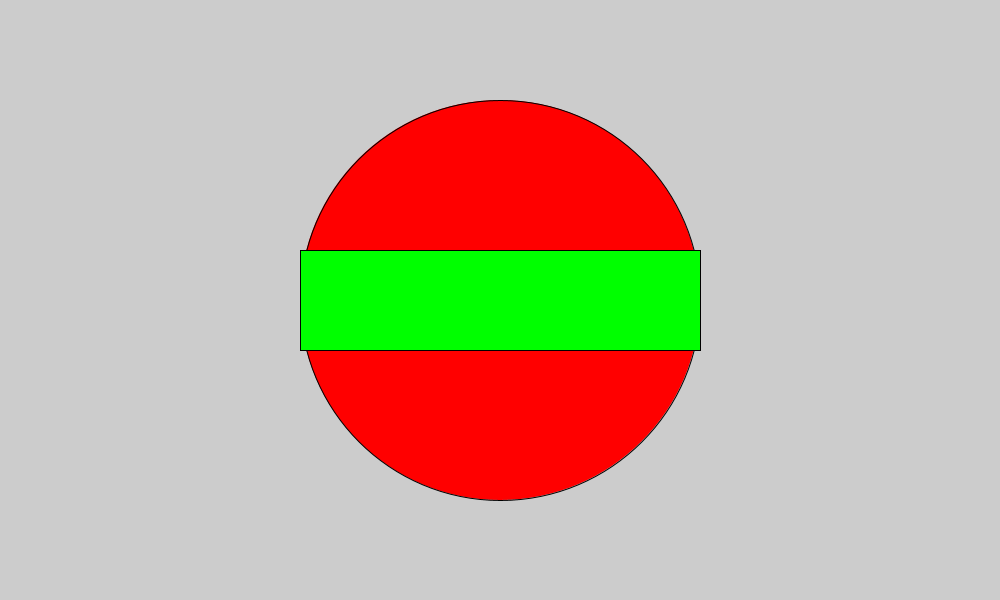
Frame 1 (no input)
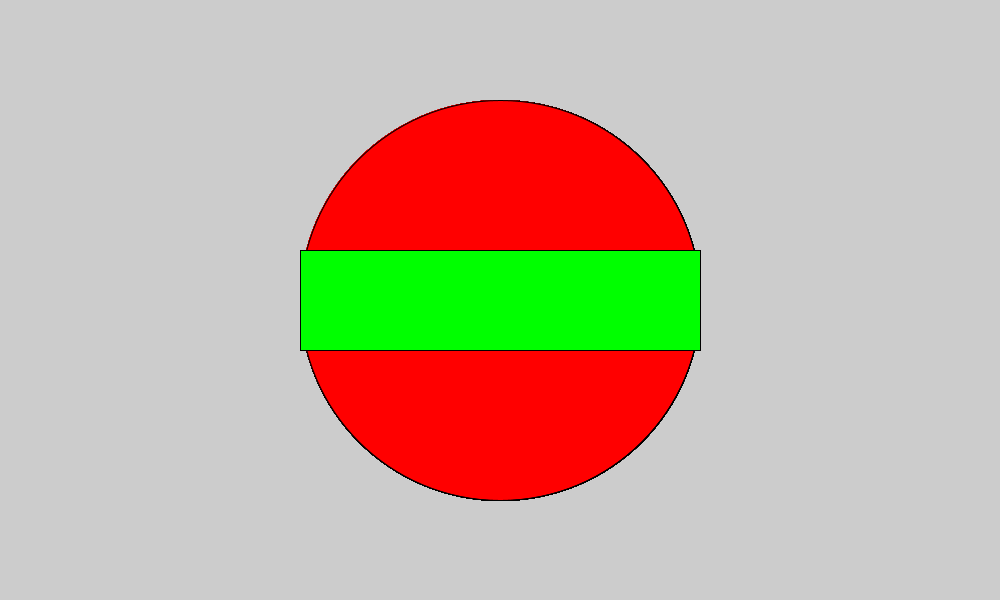
Frame 60 (the mouse pressed at the canvas centre just before this capture)
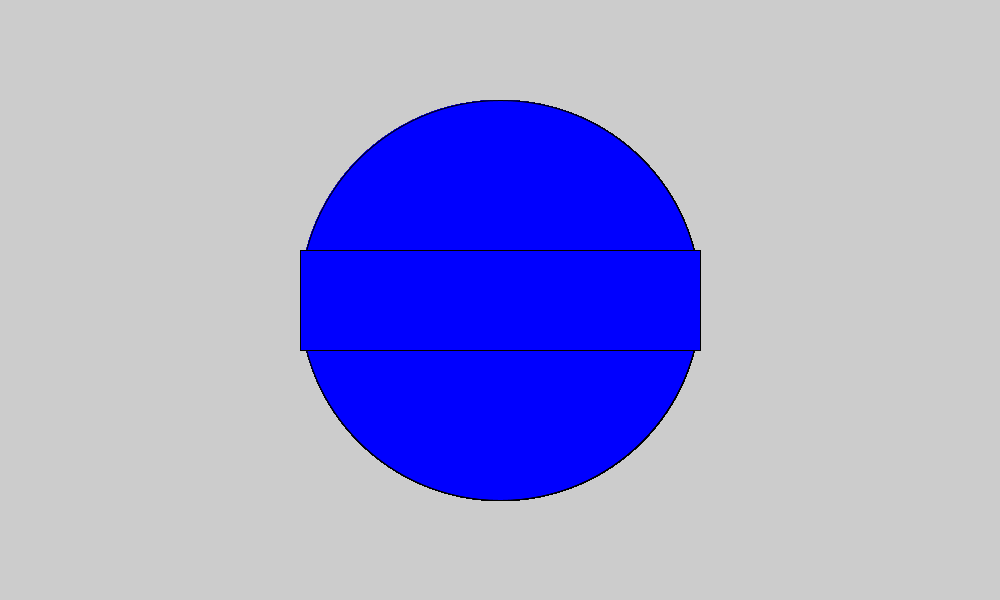
Frame 120 (the mouse held since frame 60 and released just before this capture)

The Processing sketch that drew these frames (run headless with seeded random() and noise(); from frame 60 on, the mouse is pressed at the canvas centre):

// Processing sketch: clickOverArea
// ── clickOverArea.pde
void setup(){
 size(1000, 600);
}
 
void draw(){
  float x = width/2;
  float y = height/2;
  float radius = 200;
  fill(255, 0, 0);
  
  float rectLeft = x - radius;
  float rectTop = y - radius/4;
  float rectWidth = radius*2;
  float rectHeight = radius/2;
  
  fill(255, 0, 0);
  if (mousePressed){
    float dX = mouseX - x;
    float dY = mouseY - y;
    float distance = sqrt(dX*dX + dY*dY);
   
    if (distance <= radius){
      fill(#0000FF);
    }
  }  
  
  ellipse(x, y, radius*2, radius*2);
  
  fill(#00FF00);
 
  if (mousePressed){
    boolean isOnX = mouseX > rectLeft && mouseX < rectLeft + rectWidth;
    boolean isOnY = mouseY > rectTop && mouseY < rectTop + rectHeight;
    boolean isOverRect = isOnX && isOnY;
   
    if (isOverRect) {
      fill(#0000FF);  
    }
  }
  
  rect( rectLeft, rectTop, rectWidth, rectHeight);

}
